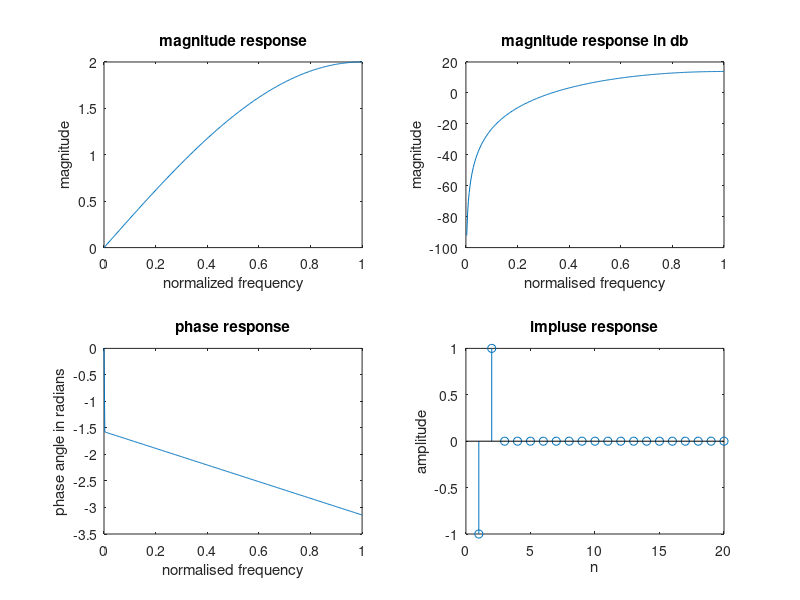
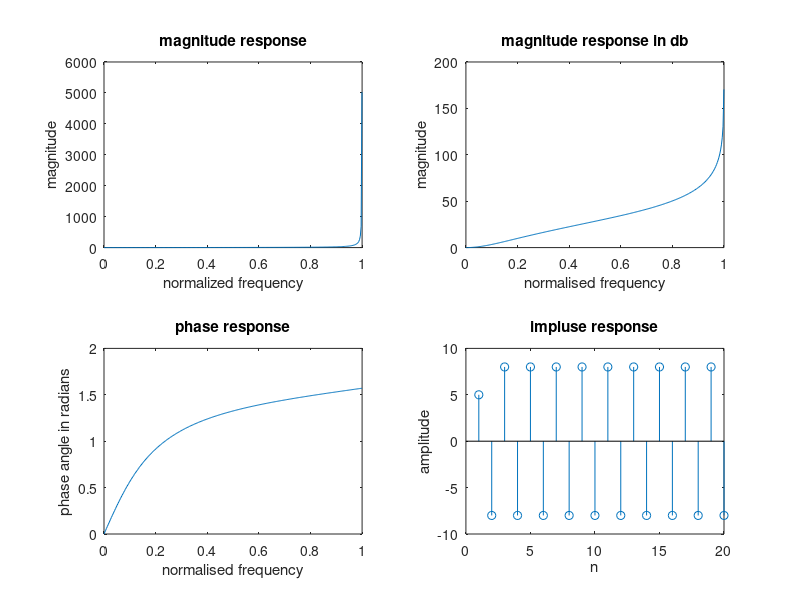
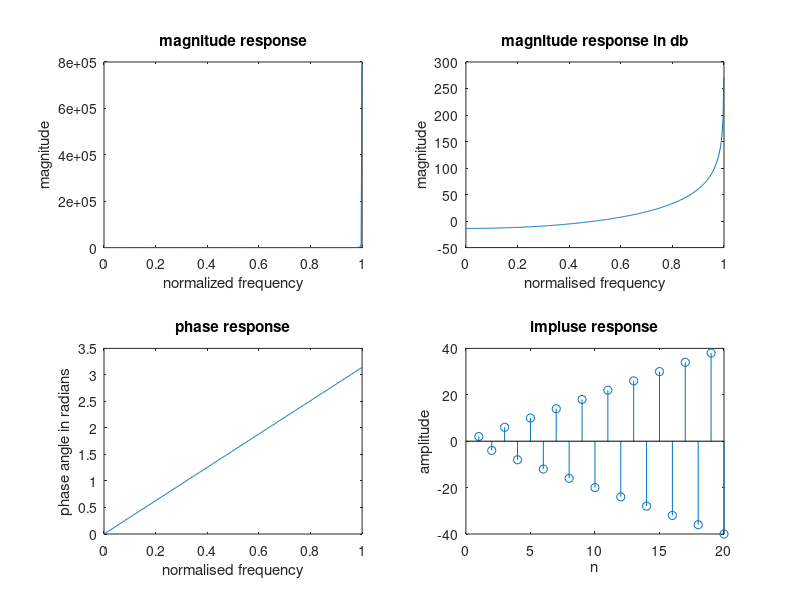
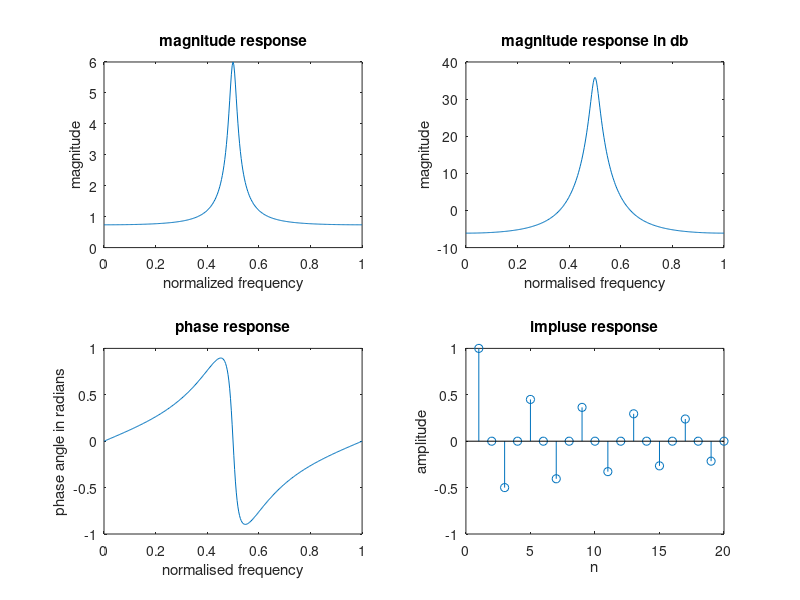

Recreate these plots in MATLAB, in order.
%EXPERIMENT 5
%Sebin Sebastian
%ECE B,22

clc;
clear all;
close all;
%1(a) y(n)=x(n)-x(n-1)
b=[-1,1];
a= [1];
w=0:0.01:pi;
H=freqz(b,a,w);
figure (1)
subplot(2,2,1)
plot(w/pi,abs(H))
xlabel("normalized frequency")
ylabel("magnitude")
title("magnitude response")
subplot(2,2,2)
plot(w/pi,20*log(abs(H)))
xlabel("normalised frequency")
ylabel("magnitude")
title("magnitude response in db")
subplot(2,2,3)
plot(w/pi,angle(H))
xlabel("normalised frequency")
ylabel("phase angle in radians")
title("phase response")
subplot(2,2,4)
h=impz(b,a,20);
stem(h);
xlabel("n")
ylabel("amplitude")
title("impluse response")

%(b) y(n)=0.2x(n)+0.2x(n-1)+0.6y(n-1)
b=[1,-0.6];
a= [0.2,0.2];
w=0:0.01:pi;
H=freqz(b,a,w);
figure (2)
subplot(2,2,1)
plot(w/pi,abs(H))
xlabel("normalized frequency")
ylabel("magnitude")
title("magnitude response")
subplot(2,2,2)
plot(w/pi,20*log(abs(H)))
xlabel("normalised frequency")
ylabel("magnitude")
title("magnitude response in db")
subplot(2,2,3)
plot(w/pi,angle(H))
xlabel("normalised frequency")
ylabel("phase angle in radians")
title("phase response")
subplot(2,2,4)
h=impz(b,a,20);
stem(h);
xlabel("n")
ylabel("amplitude")
title("impluse response")

% 2(a) y(n)=0.5x(n)+x(n-1)+0.5x(n-2)
b=[1];
a= [0.5,1,0.5];
w=0:0.01:pi;
H=freqz(b,a,w);
figure (3)
subplot(2,2,1)
plot(w/pi,abs(H))
xlabel("normalized frequency")
ylabel("magnitude")
title("magnitude response")
subplot(2,2,2)
plot(w/pi,20*log(abs(H)))
xlabel("normalised frequency")
ylabel("magnitude")
title("magnitude response in db")
subplot(2,2,3)
plot(w/pi,angle(H))
xlabel("normalised frequency")
ylabel("phase angle in radians")
title("phase response")
subplot(2,2,4)
h=impz(b,a,20);
stem(h);
xlabel("n")
ylabel("amplitude")
title("impluse response")

% (b) y(n)=x(n)+0.9x(n-2)+0.4y(n-2)
b=[1,0,0.4];
a= [1,0,0.9];
w=0:0.01:pi;
H=freqz(b,a,w);
figure (4)
subplot(2,2,1)
plot(w/pi,abs(H))
xlabel("normalized frequency")
ylabel("magnitude")
title("magnitude response")
subplot(2,2,2)
plot(w/pi,20*log(abs(H)))
xlabel("normalised frequency")
ylabel("magnitude")
title("magnitude response in db")
subplot(2,2,3)
plot(w/pi,angle(H))
xlabel("normalised frequency")
ylabel("phase angle in radians")
title("phase response")
subplot(2,2,4)
h=impz(b,a,20);
stem(h);
xlabel("n")
ylabel("amplitude")
title("impluse response")
